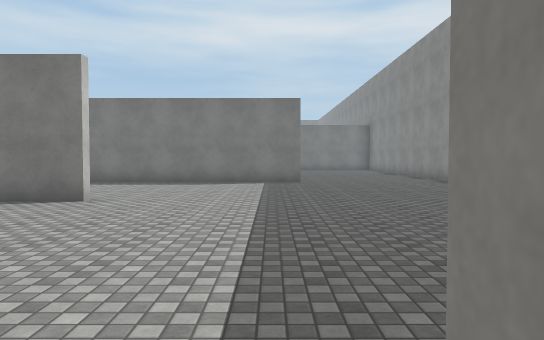
[1] (above)

24 first-person views from a walk through a 3-D level made in the Unity game engine. The camera is 1.5 m above the floor, tilts 2° down and sees 70° across. The floor is counted in squares, 1.95 m on a side. Each view is taken from the middle of a square. On the plan, view 1 faces up. The plan holds only what a view shows up to about 12 squares ahead; the rest is blank. The place goes on beyond the plan. The player character is not drawn. Surface patterns are stand-ins for the level's own textures.

[2]
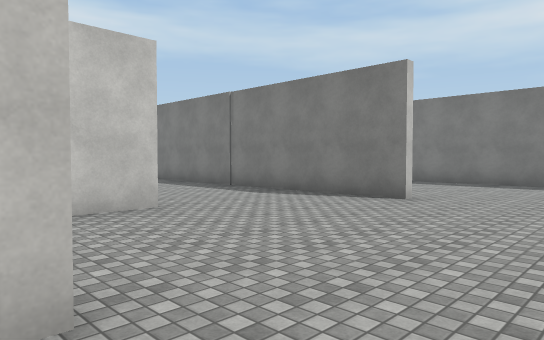

[3]
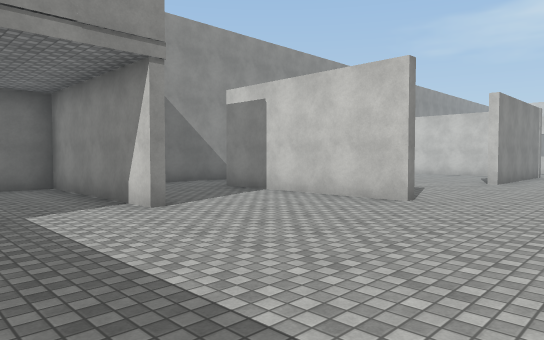

[4]
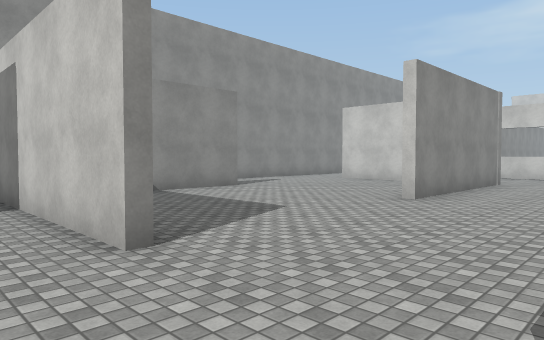

[5]
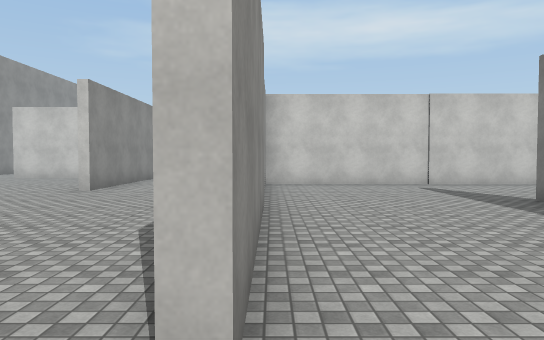

[6]
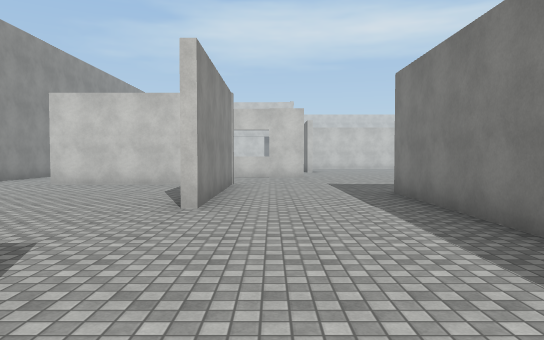

[7]
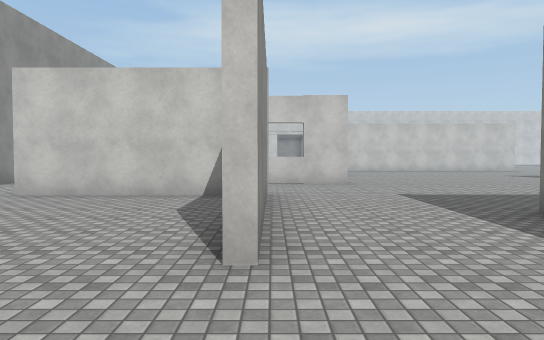

[8]
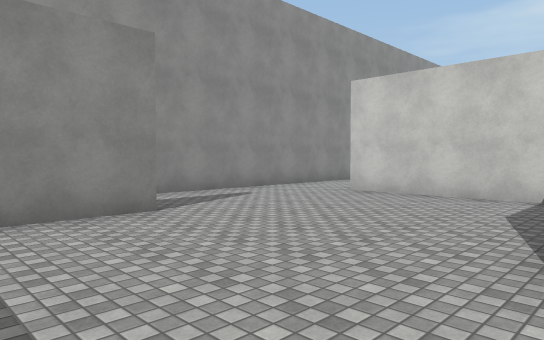

[9]
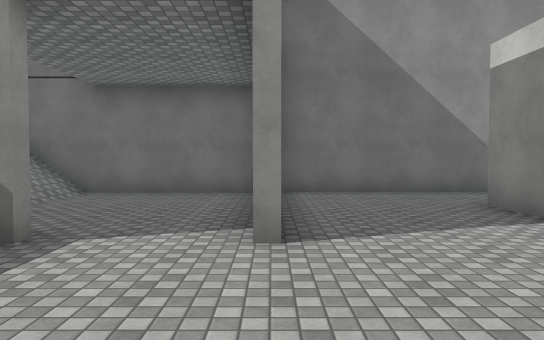

[10]
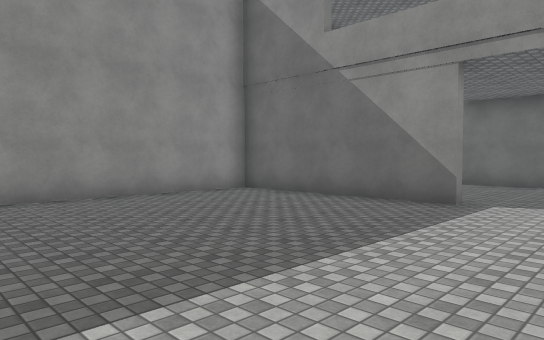

[11]
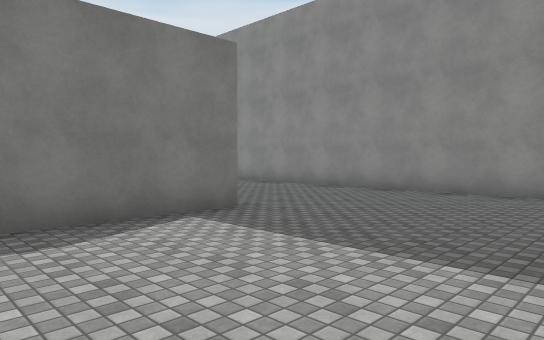

[12]
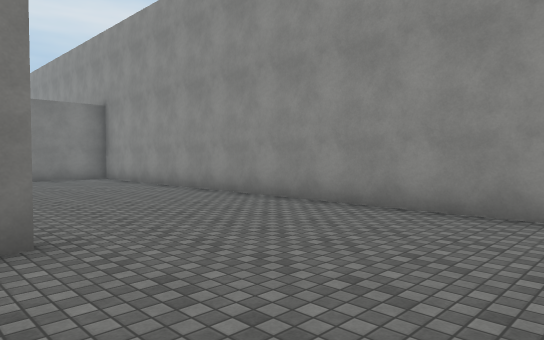

[13]
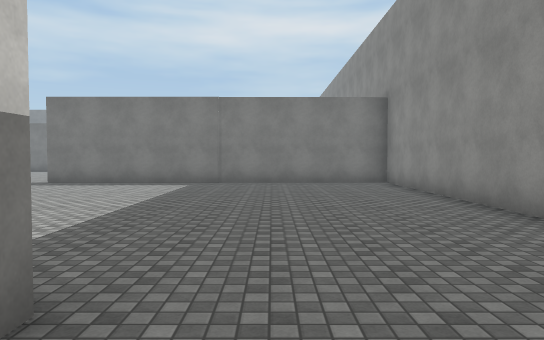

[14]
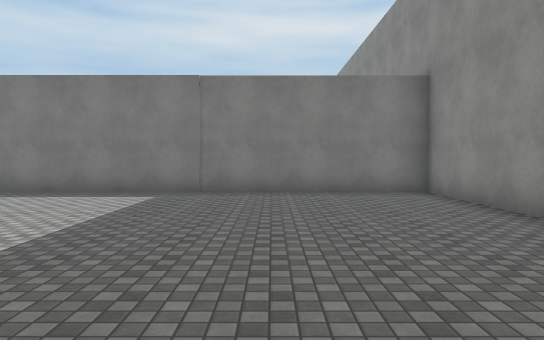

[15]
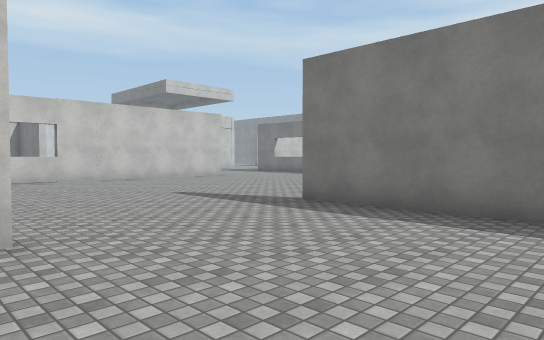

[16]
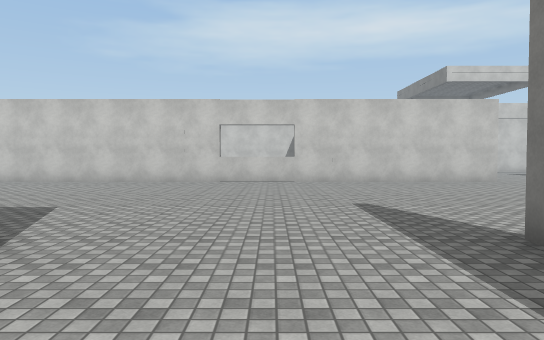

[17]
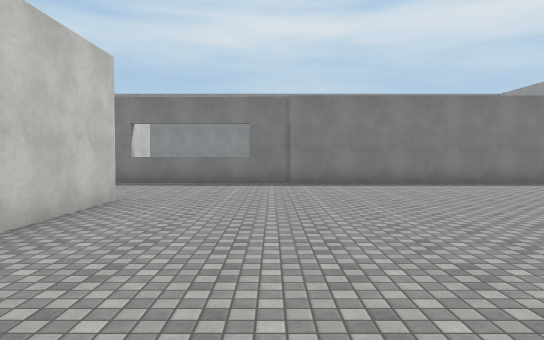

[18]
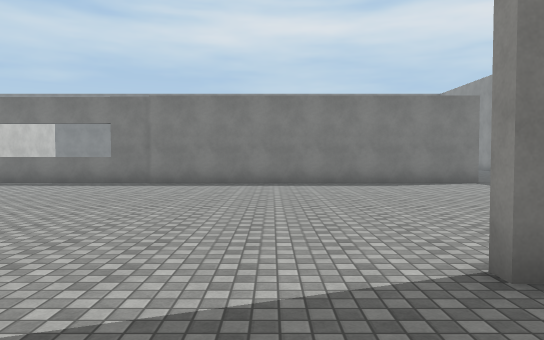

[19]
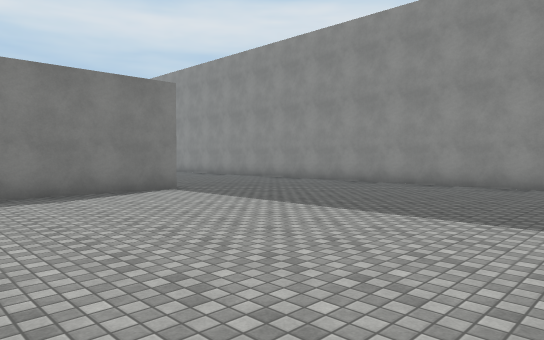

[20]
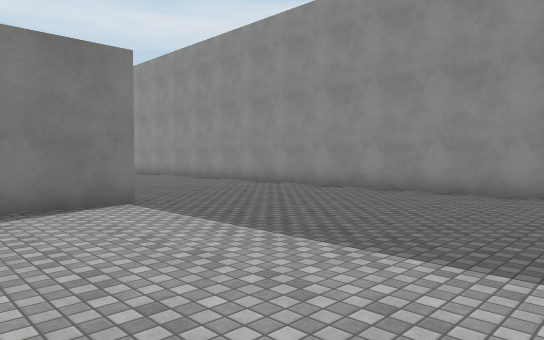

[21]
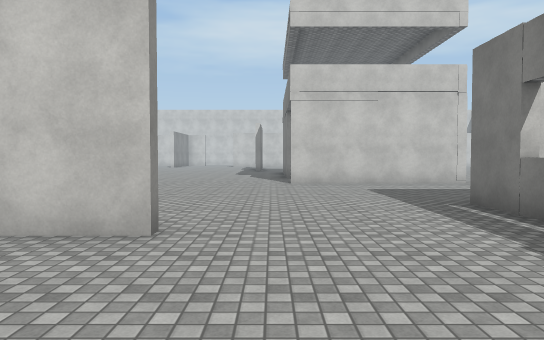

[22]
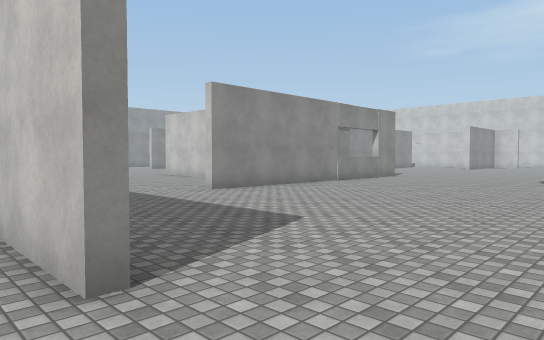

[23]
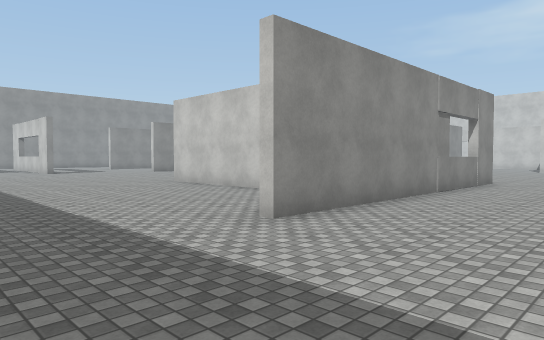

[24]
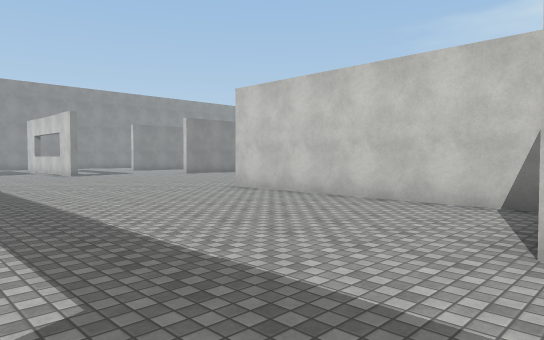

### Floor plan
Points are (right, up) in squares from view 1. A wall is a line through its corners. A room is listed if a view was taken in it or the views show most of it. See-through windows are left out.
Room 1 (views 1, 2)
walls: (-1.8, 0.6) (-1.8, -4.2) (3.1, -4.2)
ways out: opening at (-0.5, 0) to room 2
Room 2 (views 3, 4, 5, 6, 7, 8, 9, 10, 11, 12, 13, 14, 15, 16, 17, 18, 19, 20, 21, 22, 23, 24)
walls: (-8.2, 6.9) (-3.1, 6.9); (-3.1, 6.6) (-13.2, 6.6); (0.9, 11.6) (-5.5, 11.6); (-5.4, 3) (-5.4, -2.1); (-20.4, 19.9) (-20.4, 13.2); (-12.8, 25.9) (-12.8, 6.8); (-15.9, 2.9) (-10.6, 2.9); (-19, 5.2) (-19, 2.9); (-15.6, 2.1) (-15.6, -2.1); (-24, 20.6) (-17.4, 20.6); (-10.8, -2) (-8.2, -2); (5.4, 8.4) (5.4, 21.3) (-4.6, 21.3); (0.2, 0.6) (5.4, 0.6) (5.4, 5.8); (5.4, 23.8) (5.4, 32.6); (-6.8, -4.4) (-2.1, -4.4); (0, 30.1) (-15.4, 30.1); (-19.1, -4.4) (-11.9, -4.4); (-20.1, 32.6) (-20.1, 27.5)
ways out: opening at (-0.5, 0) to room 1; opening at (-12.5, 30)

Positions as (right, up) in squares from view 1, and headings:
1: (0, 0), facing up
2: (0, 0), facing up-left
3: (1, 6), facing down-left
4: (-4, 6), facing down-left
5: (-2, 7), facing left
6: (-5, 4), facing left
7: (-8, 3), facing left
8: (-8, 3), facing down-left
9: (-2, 4), facing down
10: (-2, 7), facing down-right
11: (-3, 7), facing up-right
12: (0, 8), facing up-right
13: (2, 10), facing up
14: (2, 13), facing up
15: (0, 16), facing up-left
16: (-1, 19), facing left
17: (-10, 19), facing up
18: (-6, 19), facing up
19: (-5, 22), facing up-right
20: (-3, 24), facing up-right
21: (-9, 27), facing left
22: (-12, 28), facing down-left
23: (-14, 24), facing down-left
24: (-14, 21), facing down-left
